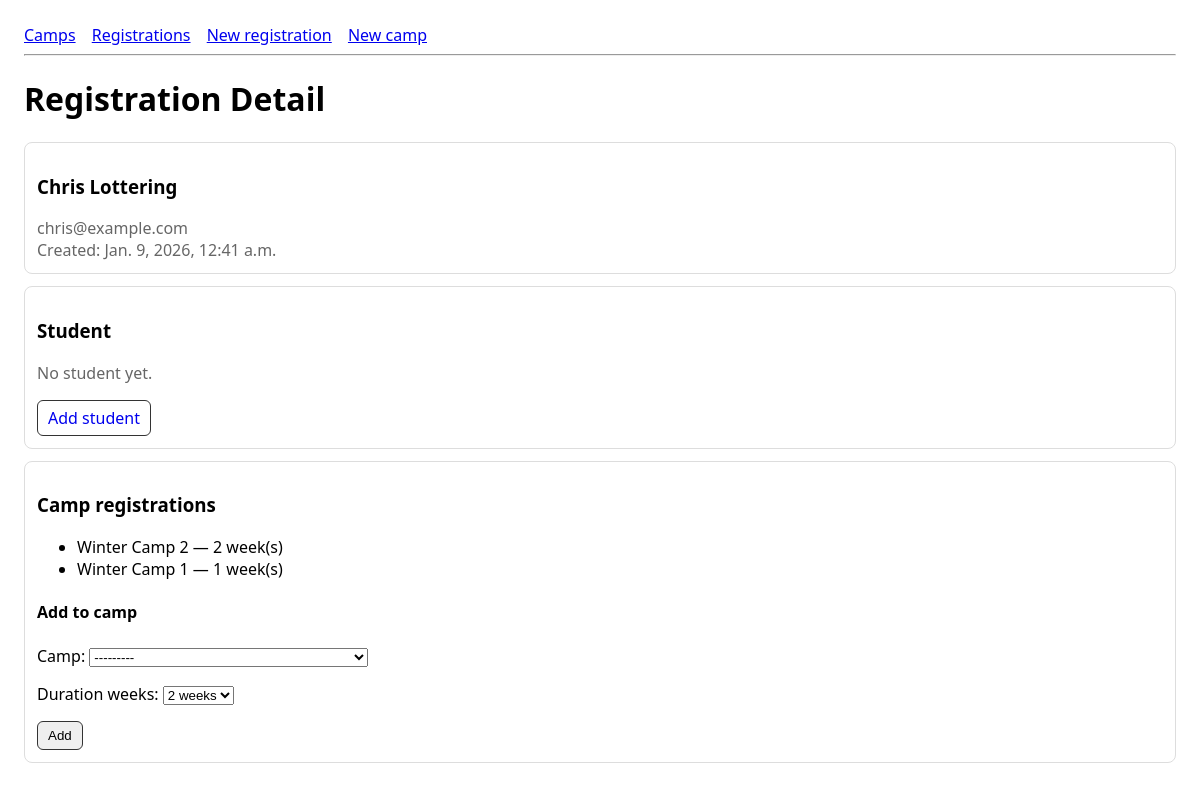
/registrations/2/, run on the app's committed database.
### camps/models.py (models this page shows, shortened)
class ParentRegistration(models.Model):
    parent_name = models.CharField(max_length=120)
    email = models.EmailField()
    created_at = models.DateTimeField(auto_now_add=True)
    class Meta:
        ordering = ["-created_at"]

class CampRegistration(models.Model):
    DURATION_CHOICES = [
        (1, "1 week"),
        (2, "2 weeks"),
    ]
    parent_registration = models.ForeignKey(
        ParentRegistration,
        on_delete=models.CASCADE,
        related_name="camp_registrations",
    )
    camp = models.ForeignKey(
        Camp,
        on_delete=models.CASCADE,
        related_name="registrations",
    )
    duration_weeks = models.PositiveSmallIntegerField(
        choices=DURATION_CHOICES, default=2
    )
    created_at = models.DateTimeField(auto_now_add=True)
    class Meta:
        ordering = ["-created_at"]
        constraints = [
            models.UniqueConstraint(
                fields=["parent_registration", "camp"],
                name="unique_parent_per_camp",
            )
        ]

class Camp(models.Model):
    name = models.CharField(max_length=120)
    start_date = models.DateField()
    end_date = models.DateField()
    class Meta:
        ordering = ["start_date", "name"]
    def __str__(self) -> str:
        return f"{self.name} ({self.start_date} to {self.end_date})"

### camps/views.py (the view)
def registration_detail(request, pk: int):
    reg = get_object_or_404(ParentRegistration.objects.select_related("student"), pk=pk)
    camp_regs = reg.camp_registrations.select_related("camp")
    camp_reg_form = CampRegistrationForm(parent_registration=reg)
    return render(
        request,
        "camps/registration_detail.html",
        {
            "reg": reg,
            "camp_regs": camp_regs,
            "camp_reg_form": camp_reg_form,
        },
    )

### camps/forms.py (shortened to what this page needs)
class CampRegistrationForm(forms.ModelForm):
    class Meta:
        model = CampRegistration
        fields = ["camp", "duration_weeks"]
    def __init__(self, *args, **kwargs):
        self.parent_registration = kwargs.pop("parent_registration", None)
        super().__init__(*args, **kwargs)

### templates/camps/registration_detail.html (shortened to what this page needs)
{% extends "base.html" %}
{% block content %}
<h1>Registration Detail</h1>
<div class="card">
  <h3>{{ reg.parent_name }}</h3>
  <div class="muted">{{ reg.email }}</div>
  <div class="muted">Created: {{ reg.created_at }}</div>
</div>
<div class="card">
  <h3>Student</h3>
  {% if reg.student %}
    <p>{{ reg.student.first_name }} {{ reg.student.last_name }} (Age {{ reg.student.age }})</p>
  {% else %}
    <p class="muted">No student yet.</p>
    <a class="btn" href="{% url 'camps:registration_add_student' reg.pk %}">Add student</a>
  {% endif %}
</div>
<div class="card">
  <h3>Camp registrations</h3>
  {% if camp_regs %}
    <ul>
      {% for cr in camp_regs %}
        <li>{{ cr.camp.name }} — {{ cr.duration_weeks }} week(s)</li>
      {% endfor %}
    </ul>
  {% else %}
    <p class="muted">No camp registrations yet.</p>
  {% endif %}
  <h4>Add to camp</h4>
  <form method="post" action="{% url 'camps:registration_add_camp' reg.pk %}">
    {{ camp_reg_form.as_p }}
    <button class="btn" type="submit">Add</button>
  </form>
</div>
{% endblock %}

### templates/base.html (style rules this page uses)
body { font-family: system-ui, Arial; margin: 24px; }
.muted { color: #666; }
.card { border: 1px solid #ddd; padding: 12px; margin: 12px 0; border-radius: 8px; }
.btn { display: inline-block; padding: 6px 10px; border: 1px solid #333; border-radius: 6px; text-decoration: none; }

### data on the page
ParentRegistration: parent_name "Chris Lottering", email "chris@example.com", created_at "Jan. 9, 2026, 12:41 a.m."
CampRegistration: camp.name "Winter Camp 2", duration_weeks "2"
CampRegistration: camp.name "Winter Camp 1", duration_weeks "1"
